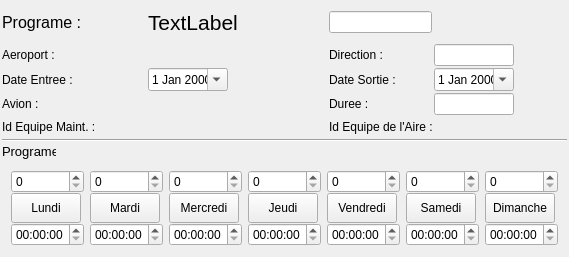
<?xml version="1.0" encoding="UTF-8"?>
<ui version="4.0">
 <class>ProgrameShow</class>
 <widget class="QWidget" name="ProgrameShow">
  <property name="geometry">
   <rect>
    <x>0</x>
    <y>0</y>
    <width>569</width>
    <height>247</height>
   </rect>
  </property>
  <property name="sizePolicy">
   <sizepolicy hsizetype="MinimumExpanding" vsizetype="Fixed">
    <horstretch>0</horstretch>
    <verstretch>0</verstretch>
   </sizepolicy>
  </property>
  <property name="minimumSize">
   <size>
    <width>520</width>
    <height>0</height>
   </size>
  </property>
  <property name="maximumSize">
   <size>
    <width>569</width>
    <height>300</height>
   </size>
  </property>
  <property name="windowTitle">
   <string>Form</string>
  </property>
  <layout class="QGridLayout" name="gridLayout">
   <property name="leftMargin">
    <number>2</number>
   </property>
   <property name="topMargin">
    <number>2</number>
   </property>
   <property name="rightMargin">
    <number>2</number>
   </property>
   <property name="bottomMargin">
    <number>2</number>
   </property>
   <property name="spacing">
    <number>2</number>
   </property>
   <item row="8" column="0" colspan="12">
    <widget class="QWidget" name="progwid" native="true">
     <layout class="QHBoxLayout" name="horizontalLayout">
      <item>
       <layout class="QVBoxLayout" name="lun">
        <property name="spacing">
         <number>0</number>
        </property>
        <item>
         <widget class="QSpinBox" name="spinBox"/>
        </item>
        <item>
         <widget class="QPushButton" name="lundi">
          <property name="sizePolicy">
           <sizepolicy hsizetype="Fixed" vsizetype="Fixed">
            <horstretch>0</horstretch>
            <verstretch>0</verstretch>
           </sizepolicy>
          </property>
          <property name="minimumSize">
           <size>
            <width>60</width>
            <height>30</height>
           </size>
          </property>
          <property name="maximumSize">
           <size>
            <width>70</width>
            <height>60</height>
           </size>
          </property>
          <property name="text">
           <string>Lundi</string>
          </property>
          <property name="checkable">
           <bool>true</bool>
          </property>
         </widget>
        </item>
        <item>
         <widget class="QTimeEdit" name="lunditime"/>
        </item>
       </layout>
      </item>
      <item>
       <layout class="QVBoxLayout" name="mar">
        <property name="spacing">
         <number>0</number>
        </property>
        <item>
         <widget class="QSpinBox" name="spinBox_2"/>
        </item>
        <item>
         <widget class="QPushButton" name="mardi">
          <property name="sizePolicy">
           <sizepolicy hsizetype="Fixed" vsizetype="Fixed">
            <horstretch>0</horstretch>
            <verstretch>0</verstretch>
           </sizepolicy>
          </property>
          <property name="minimumSize">
           <size>
            <width>60</width>
            <height>30</height>
           </size>
          </property>
          <property name="maximumSize">
           <size>
            <width>70</width>
            <height>60</height>
           </size>
          </property>
          <property name="text">
           <string>Mardi</string>
          </property>
          <property name="checkable">
           <bool>true</bool>
          </property>
         </widget>
        </item>
        <item>
         <widget class="QTimeEdit" name="marditime"/>
        </item>
       </layout>
      </item>
      <item>
       <layout class="QVBoxLayout" name="merc">
        <property name="spacing">
         <number>0</number>
        </property>
        <item>
         <widget class="QSpinBox" name="spinBox_3"/>
        </item>
        <item>
         <widget class="WithTimeButton" name="mercredi">
          <property name="sizePolicy">
           <sizepolicy hsizetype="Fixed" vsizetype="Fixed">
            <horstretch>0</horstretch>
            <verstretch>0</verstretch>
           </sizepolicy>
          </property>
          <property name="minimumSize">
           <size>
            <width>60</width>
            <height>30</height>
           </size>
          </property>
          <property name="maximumSize">
           <size>
            <width>70</width>
            <height>60</height>
           </size>
          </property>
          <property name="text">
           <string>Mercredi</string>
          </property>
          <property name="checkable">
           <bool>true</bool>
          </property>
         </widget>
        </item>
        <item>
         <widget class="QTimeEdit" name="merctime"/>
        </item>
       </layout>
      </item>
      <item>
       <layout class="QVBoxLayout" name="jeud">
        <property name="spacing">
         <number>0</number>
        </property>
        <item>
         <widget class="QSpinBox" name="spinBox_4"/>
        </item>
        <item>
         <widget class="QPushButton" name="jeudi">
          <property name="sizePolicy">
           <sizepolicy hsizetype="Fixed" vsizetype="Fixed">
            <horstretch>0</horstretch>
            <verstretch>0</verstretch>
           </sizepolicy>
          </property>
          <property name="minimumSize">
           <size>
            <width>60</width>
            <height>30</height>
           </size>
          </property>
          <property name="maximumSize">
           <size>
            <width>70</width>
            <height>60</height>
           </size>
          </property>
          <property name="text">
           <string>Jeudi</string>
          </property>
          <property name="checkable">
           <bool>true</bool>
          </property>
         </widget>
        </item>
        <item>
         <widget class="QTimeEdit" name="jeuditime"/>
        </item>
       </layout>
      </item>
      <item>
       <layout class="QVBoxLayout" name="vend">
        <property name="spacing">
         <number>0</number>
        </property>
        <item>
         <widget class="QSpinBox" name="spinBox_5"/>
        </item>
        <item>
         <widget class="QPushButton" name="vendredi">
          <property name="sizePolicy">
           <sizepolicy hsizetype="Fixed" vsizetype="Fixed">
            <horstretch>0</horstretch>
            <verstretch>0</verstretch>
           </sizepolicy>
          </property>
          <property name="minimumSize">
           <size>
            <width>60</width>
            <height>30</height>
           </size>
          </property>
          <property name="maximumSize">
           <size>
            <width>70</width>
            <height>60</height>
           </size>
          </property>
          <property name="text">
           <string>Vendredi</string>
          </property>
          <property name="checkable">
           <bool>true</bool>
          </property>
         </widget>
        </item>
        <item>
         <widget class="QTimeEdit" name="vendtime"/>
        </item>
       </layout>
      </item>
      <item>
       <layout class="QVBoxLayout" name="sam">
        <property name="spacing">
         <number>0</number>
        </property>
        <item>
         <widget class="QSpinBox" name="spinBox_6"/>
        </item>
        <item>
         <widget class="QPushButton" name="samedi">
          <property name="sizePolicy">
           <sizepolicy hsizetype="Fixed" vsizetype="Fixed">
            <horstretch>0</horstretch>
            <verstretch>0</verstretch>
           </sizepolicy>
          </property>
          <property name="minimumSize">
           <size>
            <width>60</width>
            <height>30</height>
           </size>
          </property>
          <property name="maximumSize">
           <size>
            <width>70</width>
            <height>60</height>
           </size>
          </property>
          <property name="text">
           <string>Samedi</string>
          </property>
          <property name="checkable">
           <bool>true</bool>
          </property>
         </widget>
        </item>
        <item>
         <widget class="QTimeEdit" name="dameditime"/>
        </item>
       </layout>
      </item>
      <item>
       <layout class="QVBoxLayout" name="dim">
        <property name="spacing">
         <number>0</number>
        </property>
        <item>
         <widget class="QSpinBox" name="spinBox_7"/>
        </item>
        <item>
         <widget class="QPushButton" name="dimanche">
          <property name="sizePolicy">
           <sizepolicy hsizetype="Fixed" vsizetype="Fixed">
            <horstretch>0</horstretch>
            <verstretch>0</verstretch>
           </sizepolicy>
          </property>
          <property name="minimumSize">
           <size>
            <width>60</width>
            <height>30</height>
           </size>
          </property>
          <property name="maximumSize">
           <size>
            <width>70</width>
            <height>60</height>
           </size>
          </property>
          <property name="text">
           <string>Dimanche</string>
          </property>
          <property name="checkable">
           <bool>true</bool>
          </property>
         </widget>
        </item>
        <item>
         <widget class="QTimeEdit" name="dimanchetime"/>
        </item>
       </layout>
      </item>
     </layout>
    </widget>
   </item>
   <item row="3" column="0">
    <widget class="QLabel" name="label_6">
     <property name="text">
      <string>Avion :</string>
     </property>
    </widget>
   </item>
   <item row="3" column="7">
    <widget class="QLabel" name="label_7">
     <property name="text">
      <string>Duree :</string>
     </property>
    </widget>
   </item>
   <item row="5" column="0" colspan="3">
    <widget class="QLabel" name="label_8">
     <property name="text">
      <string>Id Equipe Maint. :</string>
     </property>
    </widget>
   </item>
   <item row="7" column="0">
    <widget class="QLabel" name="label_10">
     <property name="sizePolicy">
      <sizepolicy hsizetype="Preferred" vsizetype="Minimum">
       <horstretch>0</horstretch>
       <verstretch>0</verstretch>
      </sizepolicy>
     </property>
     <property name="font">
      <font>
       <pointsize>10</pointsize>
      </font>
     </property>
     <property name="text">
      <string>Programe :</string>
     </property>
    </widget>
   </item>
   <item row="6" column="0" colspan="12">
    <widget class="Line" name="line">
     <property name="orientation">
      <enum>Qt::Horizontal</enum>
     </property>
    </widget>
   </item>
   <item row="0" column="0" colspan="3">
    <widget class="QLabel" name="label">
     <property name="minimumSize">
      <size>
       <width>0</width>
       <height>40</height>
      </size>
     </property>
     <property name="font">
      <font>
       <pointsize>12</pointsize>
      </font>
     </property>
     <property name="text">
      <string>Programe :</string>
     </property>
    </widget>
   </item>
   <item row="2" column="7" colspan="2">
    <widget class="QLabel" name="label_5">
     <property name="text">
      <string>Date Sortie :</string>
     </property>
    </widget>
   </item>
   <item row="2" column="0" colspan="3">
    <widget class="QLabel" name="label_4">
     <property name="text">
      <string>Date Entree :</string>
     </property>
    </widget>
   </item>
   <item row="1" column="7">
    <widget class="QLabel" name="label_3">
     <property name="text">
      <string>Direction :</string>
     </property>
    </widget>
   </item>
   <item row="1" column="0">
    <widget class="QLabel" name="label_2">
     <property name="text">
      <string>Aeroport :</string>
     </property>
    </widget>
   </item>
   <item row="5" column="7" colspan="2">
    <widget class="QLabel" name="label_9">
     <property name="text">
      <string>Id Equipe de l'Aire :</string>
     </property>
    </widget>
   </item>
   <item row="2" column="3" colspan="2">
    <widget class="QDateEdit" name="dateentree">
     <property name="sizePolicy">
      <sizepolicy hsizetype="Fixed" vsizetype="Fixed">
       <horstretch>0</horstretch>
       <verstretch>0</verstretch>
      </sizepolicy>
     </property>
     <property name="maximumSize">
      <size>
       <width>80</width>
       <height>16777215</height>
      </size>
     </property>
     <property name="calendarPopup">
      <bool>true</bool>
     </property>
    </widget>
   </item>
   <item row="1" column="3" colspan="2">
    <widget class="QWidget" name="Aeroport" native="true">
     <property name="maximumSize">
      <size>
       <width>80</width>
       <height>20</height>
      </size>
     </property>
     <layout class="QVBoxLayout" name="verticalLayout">
      <property name="spacing">
       <number>0</number>
      </property>
      <property name="leftMargin">
       <number>0</number>
      </property>
      <property name="topMargin">
       <number>0</number>
      </property>
      <property name="rightMargin">
       <number>0</number>
      </property>
      <property name="bottomMargin">
       <number>0</number>
      </property>
     </layout>
    </widget>
   </item>
   <item row="3" column="3" colspan="2">
    <widget class="QWidget" name="Avion" native="true">
     <property name="maximumSize">
      <size>
       <width>80</width>
       <height>20</height>
      </size>
     </property>
     <layout class="QVBoxLayout" name="verticalLayout_2">
      <property name="spacing">
       <number>0</number>
      </property>
      <property name="leftMargin">
       <number>0</number>
      </property>
      <property name="topMargin">
       <number>0</number>
      </property>
      <property name="rightMargin">
       <number>0</number>
      </property>
      <property name="bottomMargin">
       <number>0</number>
      </property>
     </layout>
    </widget>
   </item>
   <item row="5" column="3" colspan="2">
    <widget class="QWidget" name="IdeM" native="true">
     <property name="minimumSize">
      <size>
       <width>0</width>
       <height>20</height>
      </size>
     </property>
     <property name="maximumSize">
      <size>
       <width>80</width>
       <height>20</height>
      </size>
     </property>
     <layout class="QVBoxLayout" name="verticalLayout_3">
      <property name="spacing">
       <number>0</number>
      </property>
      <property name="leftMargin">
       <number>0</number>
      </property>
      <property name="topMargin">
       <number>0</number>
      </property>
      <property name="rightMargin">
       <number>0</number>
      </property>
      <property name="bottomMargin">
       <number>0</number>
      </property>
     </layout>
    </widget>
   </item>
   <item row="3" column="9" colspan="2">
    <widget class="QLineEdit" name="duree">
     <property name="sizePolicy">
      <sizepolicy hsizetype="Fixed" vsizetype="Fixed">
       <horstretch>0</horstretch>
       <verstretch>0</verstretch>
      </sizepolicy>
     </property>
     <property name="maximumSize">
      <size>
       <width>80</width>
       <height>16777215</height>
      </size>
     </property>
     <property name="text">
      <string/>
     </property>
     <property name="readOnly">
      <bool>true</bool>
     </property>
    </widget>
   </item>
   <item row="2" column="9" colspan="2">
    <widget class="QDateEdit" name="datesortie">
     <property name="sizePolicy">
      <sizepolicy hsizetype="Fixed" vsizetype="Fixed">
       <horstretch>0</horstretch>
       <verstretch>0</verstretch>
      </sizepolicy>
     </property>
     <property name="maximumSize">
      <size>
       <width>80</width>
       <height>16777215</height>
      </size>
     </property>
     <property name="readOnly">
      <bool>false</bool>
     </property>
     <property name="calendarPopup">
      <bool>true</bool>
     </property>
    </widget>
   </item>
   <item row="5" column="9" colspan="2">
    <widget class="QWidget" name="IdeqA" native="true">
     <property name="minimumSize">
      <size>
       <width>0</width>
       <height>20</height>
      </size>
     </property>
     <property name="maximumSize">
      <size>
       <width>80</width>
       <height>20</height>
      </size>
     </property>
     <layout class="QVBoxLayout" name="verticalLayout_4">
      <property name="spacing">
       <number>0</number>
      </property>
      <property name="leftMargin">
       <number>0</number>
      </property>
      <property name="topMargin">
       <number>0</number>
      </property>
      <property name="rightMargin">
       <number>0</number>
      </property>
      <property name="bottomMargin">
       <number>0</number>
      </property>
     </layout>
    </widget>
   </item>
   <item row="1" column="9" colspan="2">
    <widget class="QLineEdit" name="direction">
     <property name="sizePolicy">
      <sizepolicy hsizetype="Fixed" vsizetype="Fixed">
       <horstretch>0</horstretch>
       <verstretch>0</verstretch>
      </sizepolicy>
     </property>
     <property name="maximumSize">
      <size>
       <width>80</width>
       <height>16777215</height>
      </size>
     </property>
     <property name="readOnly">
      <bool>true</bool>
     </property>
    </widget>
   </item>
   <item row="0" column="3" colspan="4">
    <widget class="QLabel" name="code">
     <property name="font">
      <font>
       <pointsize>16</pointsize>
      </font>
     </property>
     <property name="text">
      <string>TextLabel</string>
     </property>
    </widget>
   </item>
   <item row="0" column="7" colspan="2">
    <widget class="QLineEdit" name="code_2"/>
   </item>
  </layout>
 </widget>
 <customwidgets>
  <customwidget>
   <class>WithTimeButton</class>
   <extends>QPushButton</extends>
   <header location="global">Special/withtimebutton.h</header>
  </customwidget>
 </customwidgets>
 <resources/>
 <connections/>
</ui>
